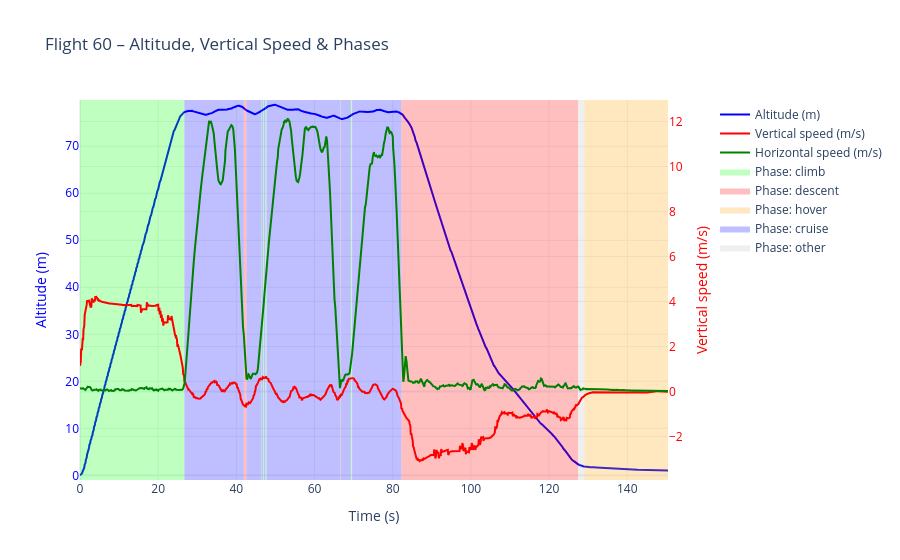

Notebook code cell kept with this figure:
### Markdown cell above
### Visualize different phase of flight with Line graph

### Code cell
flight_id = 60
d = df[df["flight"] == flight_id].copy()

# ------------------ Define colors for phases ------------------
phase_colors = {
    "climb":   "rgba(0,255,0,0.25)",      # light green
    "descent": "rgba(255,0,0,0.25)",      # light red
    "hover":   "rgba(255,165,0,0.25)",    # light orange
    "cruise":  "rgba(0,0,255,0.25)",      # light blue
    "taxi":    "rgba(255,255,0,0.25)",    # light yellow
    "other":   "rgba(150,150,150,0.15)"   # light gray
}

# ------------------ Build customdata for hover ------------------
customdata = np.stack((
    d["altitude_measured"],
    d["vz_from_alt"],
    d["horizontal_speed"],
    d["phase"]
), axis=-1)

fig = plot_flight_altitude_speed(
    d,
    customdata=customdata,
    phase_colors=phase_colors,
    flight_id=flight_id,
    show=True
)

### Figure 1 — Plotly figure (JSON) as saved in the notebook; plotly's stock layout.template omitted (floating-point values rounded to 4 significant figures; data arrays with more than 128 entries replaced by an {"elided": "..."} marker saying what was removed)
{"data": [{"customdata": {"elided": "1003x4 mixed values"}, "hovertemplate": "Time: %{x:.2f} s<br>Altitude: %{customdata[0]:.2f} m<br>Vertical speed: %{customdata[1]:.2f} m/s<br>Horizontal speed: %{customdata[2]:.2f} m/s<br>Phase: %{customdata[3]}<extra></extra>", "line": {"color": "blue", "width": 2}, "mode": "lines", "name": "Altitude (m)", "type": "scatter", "x": {"elided": "1003 float values"}, "y": {"elided": "1003 float values"}}, {"customdata": {"elided": "1003x4 mixed values"}, "hovertemplate": "Time: %{x:.2f} s<br>Altitude: %{customdata[0]:.2f} m<br>Vertical speed: %{customdata[1]:.2f} m/s<br>Horizontal speed: %{customdata[2]:.2f} m/s<br>Phase: %{customdata[3]}<extra></extra>", "line": {"color": "red", "width": 2}, "mode": "lines", "name": "Vertical speed (m/s)", "type": "scatter", "x": {"elided": "1003 float values"}, "y": {"elided": "1003 float values"}, "yaxis": "y2"}, {"customdata": {"elided": "1003x4 mixed values"}, "hovertemplate": "Time: %{x:.2f} s<br>Altitude: %{customdata[0]:.2f} m<br>Vertical speed: %{customdata[1]:.2f} m/s<br>Horizontal speed: %{customdata[2]:.2f} m/s<br>Phase: %{customdata[3]}<extra></extra>", "line": {"color": "green", "width": 2}, "mode": "lines", "name": "Horizontal speed (m/s)", "type": "scatter", "x": {"elided": "1003 float values"}, "y": {"elided": "1003 float values"}, "yaxis": "y2"}, {"fill": "toself", "fillcolor": "rgba(0,255,0,0.25)", "hoverinfo": "skip", "line": {"width": 0}, "mode": "lines", "name": "Phase: climb", "showlegend": true, "type": "scatter", "x": {"elided": "1104 float values"}, "y": {"elided": "1104 float values"}}, {"fill": "toself", "fillcolor": "rgba(255,0,0,0.25)", "hoverinfo": "skip", "line": {"width": 0}, "mode": "lines", "name": "Phase: descent", "showlegend": true, "type": "scatter", "x": {"elided": "1836 float values"}, "y": {"elided": "1836 float values"}}, {"fill": "toself", "fillcolor": "rgba(255,165,0,0.25)", "hoverinfo": "skip", "line": {"width": 0}, "mode": "lines", "name": "Phase: hover", "showlegend": true, "type": "scatter", "x": {"elided": "858 float values"}, "y": {"elided": "858 float values"}}, {"fill": "toself", "fillcolor": "rgba(0,0,255,0.25)", "hoverinfo": "skip", "line": {"width": 0}, "mode": "lines", "name": "Phase: cruise", "showlegend": true, "type": "scatter", "x": {"elided": "2148 float values"}, "y": {"elided": "2148 float values"}}, {"fill": "toself", "fillcolor": "rgba(150,150,150,0.15)", "hoverinfo": "skip", "line": {"width": 0}, "mode": "lines", "name": "Phase: other", "showlegend": true, "type": "scatter", "x": [127.4, 127.5, 127.5, 127.4, 127.4, null, 127.5, 127.7, 127.7, 127.5, 127.5, null, 127.7, 127.8, 127.8, 127.7, 127.7, null, 127.8, 128, 128, 127.8, 127.8, null, 128, 128.1, 128.1, 128, 128, null, 128.1, 128.3, 128.3, 128.1, 128.1, null, 128.3, 128.4, 128.4, 128.3, 128.3, null, 128.4, 128.6, 128.6, 128.4, 128.4, null, 128.6, 128.7, 128.7, 128.6, 128.6, null, 128.7, 128.9, 128.9, 128.7, 128.7, null, 128.9, 129, 129, 128.9, 128.9, null], "y": [-1, -1, 79.85, 79.85, -1, null, -1, -1, 79.85, 79.85, -1, null, -1, -1, 79.85, 79.85, -1, null, -1, -1, 79.85, 79.85, -1, null, -1, -1, 79.85, 79.85, -1, null, -1, -1, 79.85, 79.85, -1, null, -1, -1, 79.85, 79.85, -1, null, -1, -1, 79.85, 79.85, -1, null, -1, -1, 79.85, 79.85, -1, null, -1, -1, 79.85, 79.85, -1, null, -1, -1, 79.85, 79.85, -1, null]}], "layout": {"legend": {"bgcolor": "rgba(255,255,255,0.7)", "x": 1.08, "y": 1}, "margin": {"r": 120}, "title": {"text": "Flight 60 – Altitude, Vertical Speed & Phases"}, "xaxis": {"title": {"text": "Time (s)"}}, "yaxis": {"range": [-1, 79.85], "tickfont": {"color": "blue"}, "title": {"font": {"color": "blue"}, "text": "Altitude (m)"}}, "yaxis2": {"overlaying": "y", "side": "right", "tickfont": {"color": "red"}, "title": {"font": {"color": "red"}, "text": "Vertical speed (m/s)"}}}}
